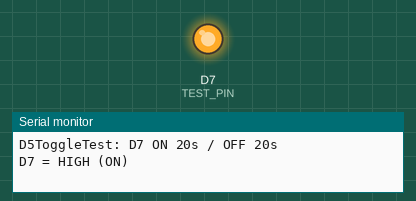
The sketch below on a simulated ESP8266 (NodeMCU). Parts: output pins drawn as LEDs (lit = HIGH), the last lines printed to the serial monitor.

Above: at 10.2 s.
At 30.2 s:
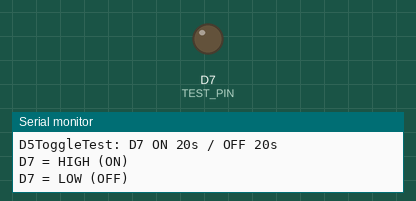
Timing chart, 0 to 52.2 s (numbered marks = the images above):
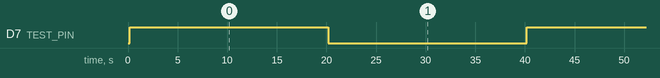

The sketch:

D5ToggleTest.ino
```cpp
/*
  D5ToggleTest — Test chan D7 (NodeMCU D7 = GPIO13).
  Hanh vi: D7 ON 20s -> OFF 20s, lap lai. Mo Serial @115200 de xem trang thai.

  Chu y: neu mach van dang dau, relay se dong/ngat moi giay.
*/

#include <Arduino.h>

#define TEST_PIN D7
#define TOGGLE_MS 20000

void setup() {
  pinMode(TEST_PIN, OUTPUT);
  digitalWrite(TEST_PIN, LOW);
  Serial.begin(115200);
  delay(200);
  Serial.println("D5ToggleTest: D7 ON 20s / OFF 20s");
}

void loop() {
  digitalWrite(TEST_PIN, HIGH);
  Serial.println("D7 = HIGH (ON)");
  delay(TOGGLE_MS);
  digitalWrite(TEST_PIN, LOW);
  Serial.println("D7 = LOW (OFF)");
  delay(TOGGLE_MS);
}
```

Measured:
- by itself, D7 (TEST_PIN): alternates HIGH for 20.0 s and LOW for 20.0 s
